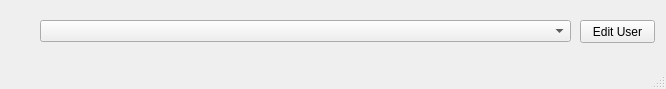
<?xml version="1.0" encoding="UTF-8"?>
<ui version="4.0">
 <class>AdminEditUserWindow</class>
 <widget class="QMainWindow" name="AdminEditUserWindow">
  <property name="geometry">
   <rect>
    <x>0</x>
    <y>0</y>
    <width>666</width>
    <height>89</height>
   </rect>
  </property>
  <property name="windowTitle">
   <string>MainWindow</string>
  </property>
  <widget class="QWidget" name="centralwidget">
   <widget class="QComboBox" name="comboBox">
    <property name="geometry">
     <rect>
      <x>40</x>
      <y>20</y>
      <width>531</width>
      <height>22</height>
     </rect>
    </property>
   </widget>
   <widget class="QPushButton" name="pushButton">
    <property name="geometry">
     <rect>
      <x>580</x>
      <y>20</y>
      <width>75</width>
      <height>23</height>
     </rect>
    </property>
    <property name="text">
     <string>Edit User</string>
    </property>
   </widget>
  </widget>
  <widget class="QStatusBar" name="statusbar"/>
 </widget>
 <resources/>
 <connections/>
</ui>
